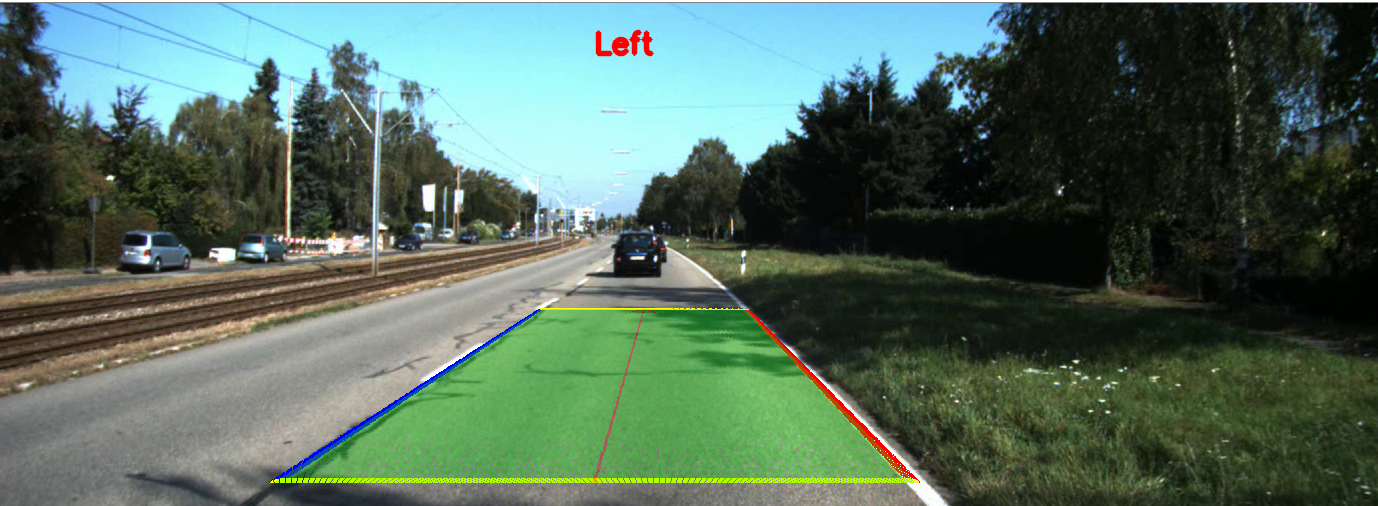
#> input picture dataset1.png, 1378 x 506 px, given in place of Night Drive - 2689.mp4, which was not available
$ python P1-video_correction.py
#> lines starting #> are read from the running program, lines starting #| are printed output that depends on the picture; pictures that were not available may be replaced by others from this repository, and a replacement may not be noted
import numpy as np
import sys
# This try-catch is a workaround for Python3 when used with ROS;
# it is not needed for most platforms
try:
    sys.path.remove('/opt/ros/kinetic/lib/python2.7/dist-packages')
except:
    pass

import cv2
import matplotlib.pyplot as plt

vid = cv2.VideoCapture('Night Drive - 2689.mp4')
frame_width = int(vid.get(3))
frame_height = int(vid.get(4))
out = cv2.VideoWriter('video_enhanced.avi', cv2.VideoWriter_fourcc('M','J','P','G'), 30, (frame_width, frame_height))
def main():
    adjusted = None
    while(vid.isOpened()):
        ret, frame = vid.read()
#> frame is the input picture: shape (506, 1378, 3); mean B, G, R 92.8, 106.9, 83.7
        if frame is not None:

            ref = np.copy(frame)
            # frame = cv2.resize(frame, (0, 0), None, .50, .50)
            lab = cv2.cvtColor(frame, cv2.COLOR_BGR2LAB)
#> lab: shape (506, 1378, 3); mean of channels 0, 1, 2 106, 118.2, 133.6

            # Splitting the LAB image to different channels
            l, a, b = cv2.split(lab)
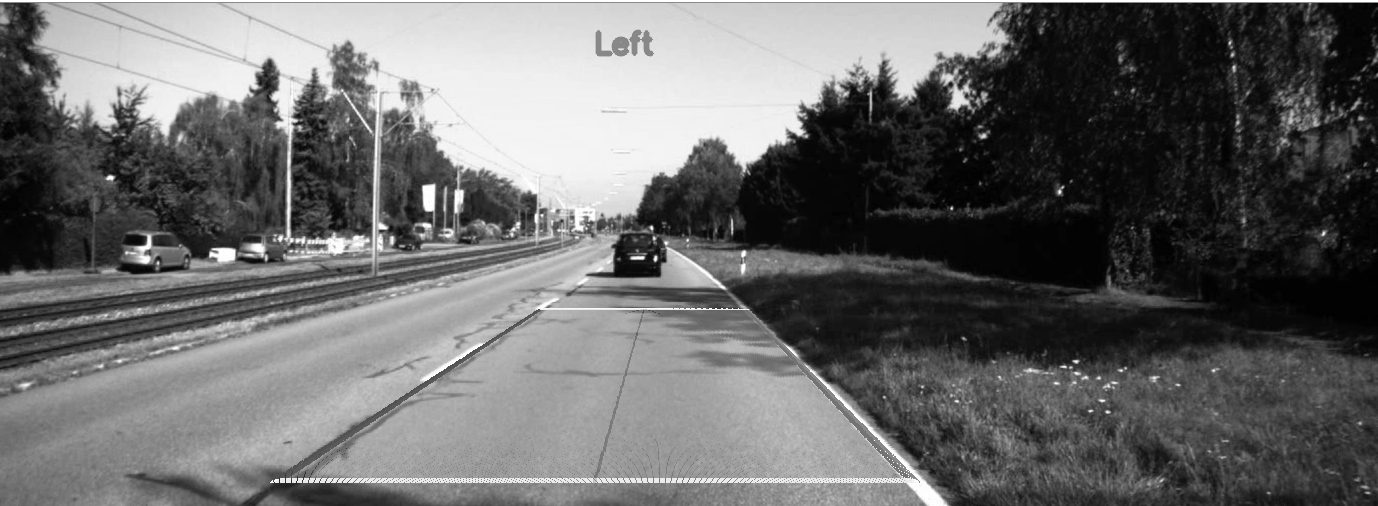
#> l: shape (506, 1378); min 0, max 255, mean 106
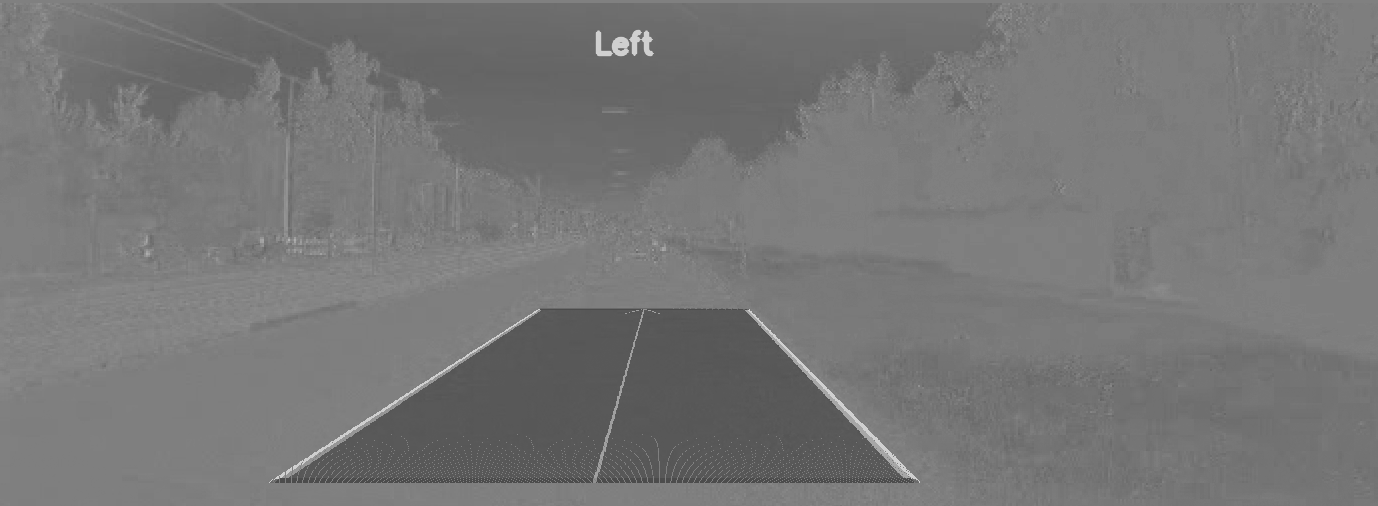
#> a: shape (506, 1378); min 76, max 208, mean 118.2
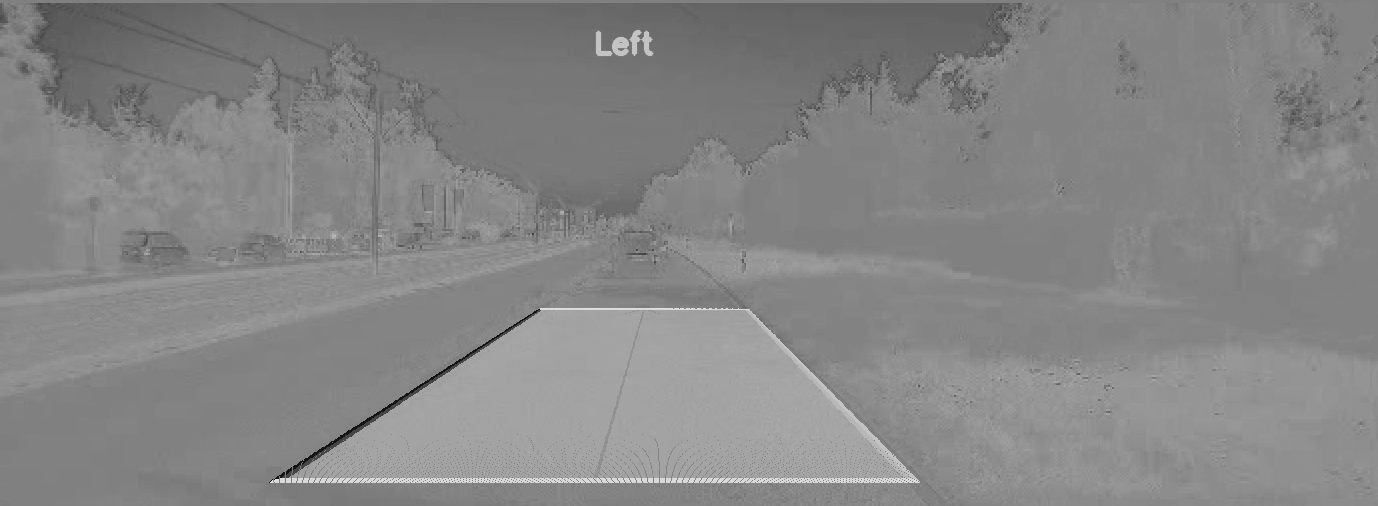
#> b: shape (506, 1378); min 20, max 223, mean 133.6

            # Applying CLAHE to L-channel---
            clahe = cv2.createCLAHE(clipLimit=3.0, tileGridSize=(8, 8))
            cl = clahe.apply(l)
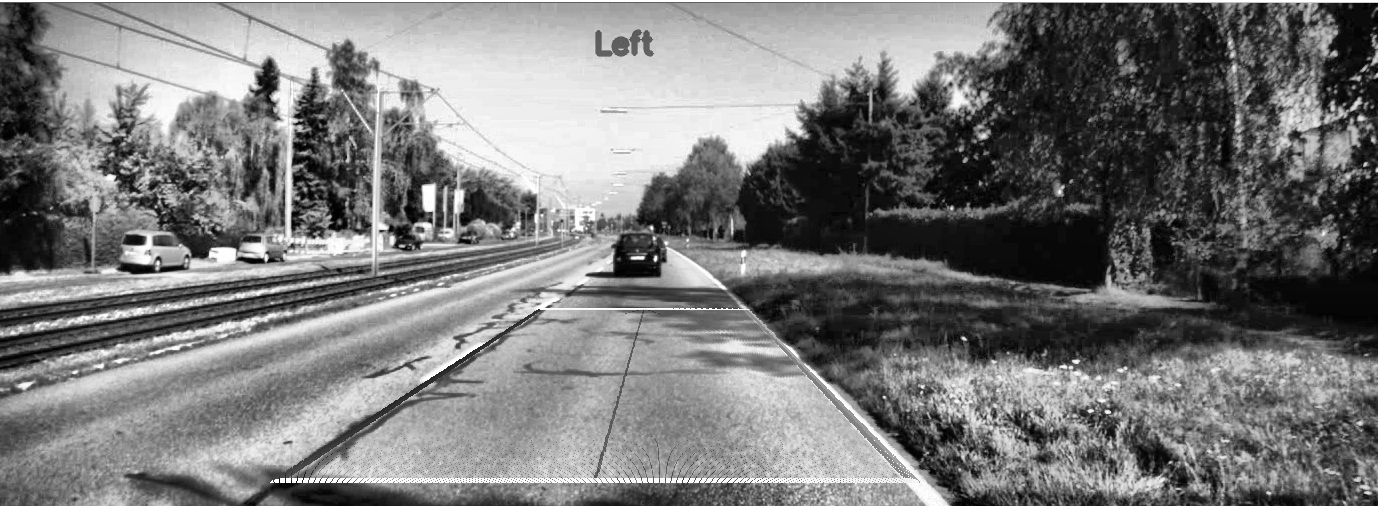
#> cl: shape (506, 1378); min 0, max 255, mean 121

            # Merge the CLAHE enhanced L-channel with the a and b channel
            limg = cv2.merge((cl, a, b))
#> limg: shape (506, 1378, 3); mean of channels 0, 1, 2 121, 118.2, 133.6
            # Converting image from LAB Color model to RGB model
            final = cv2.cvtColor(limg, cv2.COLOR_LAB2BGR)
            median = cv2.medianBlur(final, 5)

            sharpen_kernel = np.array([[-1,-1,-1], [-1,9,-1], [-1,-1,-1]])
            sharpen = cv2.filter2D(median, -1, sharpen_kernel)
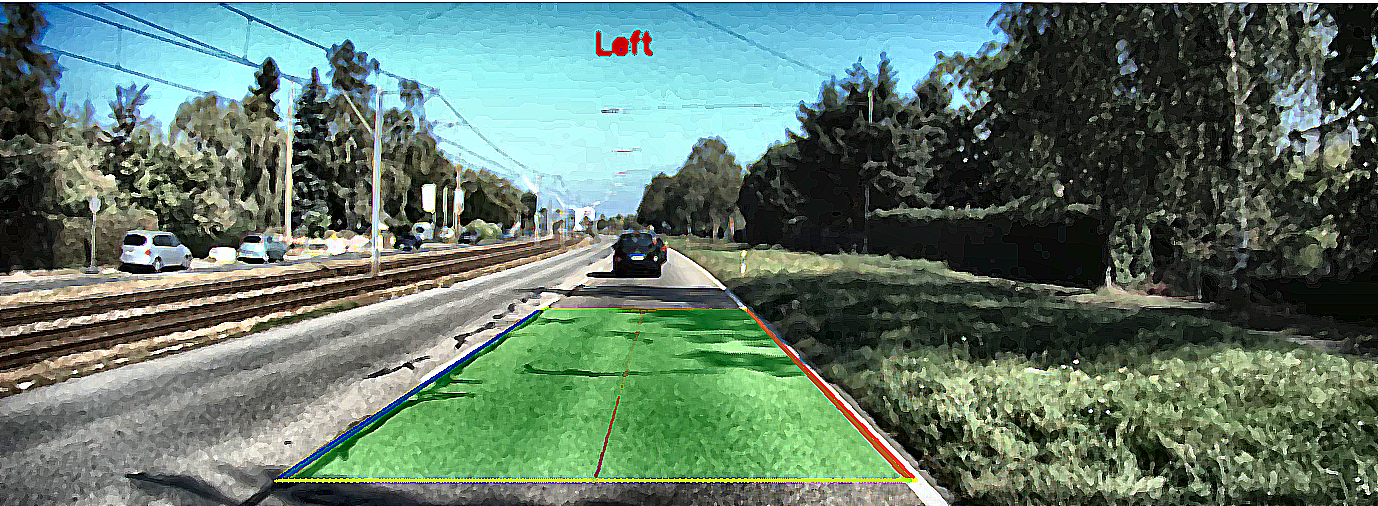
#> sharpen: shape (506, 1378, 3); mean B, G, R 106.1, 120.1, 96.9
            image_new = cv2.add(sharpen,np.array([50.0]))
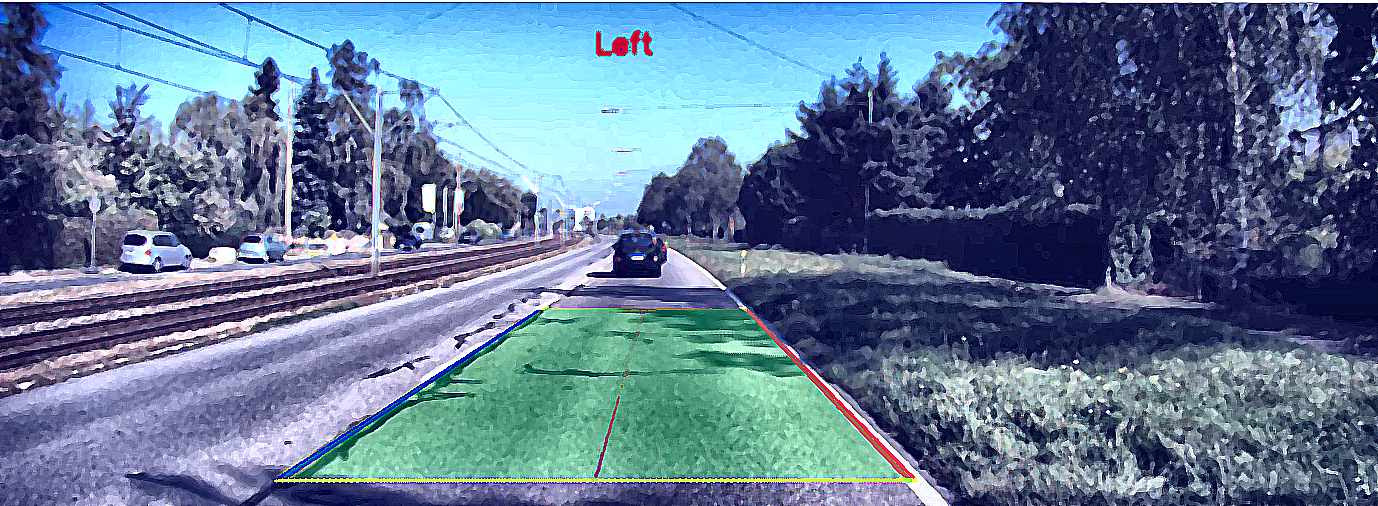
#> image_new: shape (506, 1378, 3); mean B, G, R 149.7, 120.1, 96.9
            # np_horizontal_concat = np.concatenate((frame, image_new), axis = 1)
            out.write(image_new)
            cv2.imshow("Final", image_new)
            # cv2.imshow("Comparison", np_horizontal_concat)

        else:
            break
        key = cv2.waitKey(1)
#> (key Esc is pressed here)
        if key == 27:
            break

    out.release()
    vid.release()
    cv2.destroyAllWindows()

main()

# -------Gamma correction pipeline


# def adjust_gamma(image, gamma=1.0):
#     # build a lookup table mapping the pixel values [0, 255] to
#     # their adjusted gamma values
#     invGamma = 1.0 / gamma
#     table = np.array([((i / 255.0) ** invGamma) * 255
#         for i in np.arange(0, 256)]).astype("uint8")
#     # apply gamma correction using the lookup table
#     return cv2.LUT(image, table)


# def main():
#     # print(frame_height, frame_width)
#     adjusted = None
#     while(vid.isOpened()):
#         ret, frame = vid.read()
#         if frame is not None:
#             ref = np.copy(frame)
#             # print("1")
#             # for gamma in np.arange(0.0, 3.5, 0.5):
#             #     # ignore when gamma is 1 (there will be no change to the image)
#             #     if gamma == 1:
#             #         continue
#                 # apply gamma correction and show the images
#             # gamma = gamma if gamma > 0 else 0.1
#             adjusted = adjust_gamma(frame, gamma=3.5)
#                 # cv2.putText(adjusted, "g={}".format(gamma), (10, 30),
#                 #     cv2.FONT_HERSHEY_SIMPLEX, 0.8, (0, 0, 255), 3)
#             median = cv2.medianBlur(adjusted,5)
#             # aw = cv2.addWeighted(median, 4, cv2.blur(median, (30, 30)), -4, 128)
#             # edges = cv2.Canny(aw, 100, 300)

#             # lines = cv2.HoughLinesP(edges, 2, np.pi/180.0, 50, minLineLength=10, maxLineGap=100)

#             # # Draw lines on the detected points
#             # for line in lines:
#             #     x1, y1, x2, y2 = line[0]
#             #     cv2.line(ref, (x1, y1), (x2, y2), (0,0,255), 1)


#             # ---Sharpening filter----
#             kernel = np.array([[-1,-1,-1], [-1,9,-1], [-1,-1,-1]])
#             im = cv2.filter2D(median, -1, kernel)
#             gblur = cv2.GaussianBlur(im, (7,7), 0)
#             cv2.imshow("sharpened", gblur)
#             #---Approach 2---

#             # cv2.imshow("Add_weighted", aw)


#             # cv2.imshow("Result Image", ref)
#             # cv2.imshow("Edges",edges)

#             # cv2.imshow("Images", im) #np.hstack([frame, adjusted]))
#             # cv2.waitKey(0)

#         key = cv2.waitKey(1)
#         if key == 27:
#             break

#     vid.release()
#     cv2.destroyAllWindows()

# main()

# https://stackoverflow.com/questions/19890054/how-to-sharpen-an-image-in-opencv
# https://opencv-python-tutroals.readthedocs.io/en/latest/py_tutorials/py_imgproc/py_filtering/py_filtering.html
# https://www.pyimagesearch.com/2015/10/05/opencv-gamma-correction/
# https://medium.com/@rndayala/image-histograms-in-opencv-40ee5969a3b7
# https://answers.opencv.org/question/193276/how-to-change-brightness-of-an-image-increase-or-decrease/
# https://opencv-python-tutroals.readthedocs.io/en/latest/py_tutorials/py_imgproc/py_histograms/py_histogram_equalization/py_histogram_equalization.html
# https://www.programcreek.com/python/example/89353/cv2.createCLAHE
# http://amroamroamro.github.io/mexopencv/opencv/clahe_demo_gui.html
# https://en.wikipedia.org/wiki/Kernel_(image_processing)
# https://answers.opencv.org/question/175912/how-to-display-multiple-images-in-one-window/

$ run again, on dataset2.png
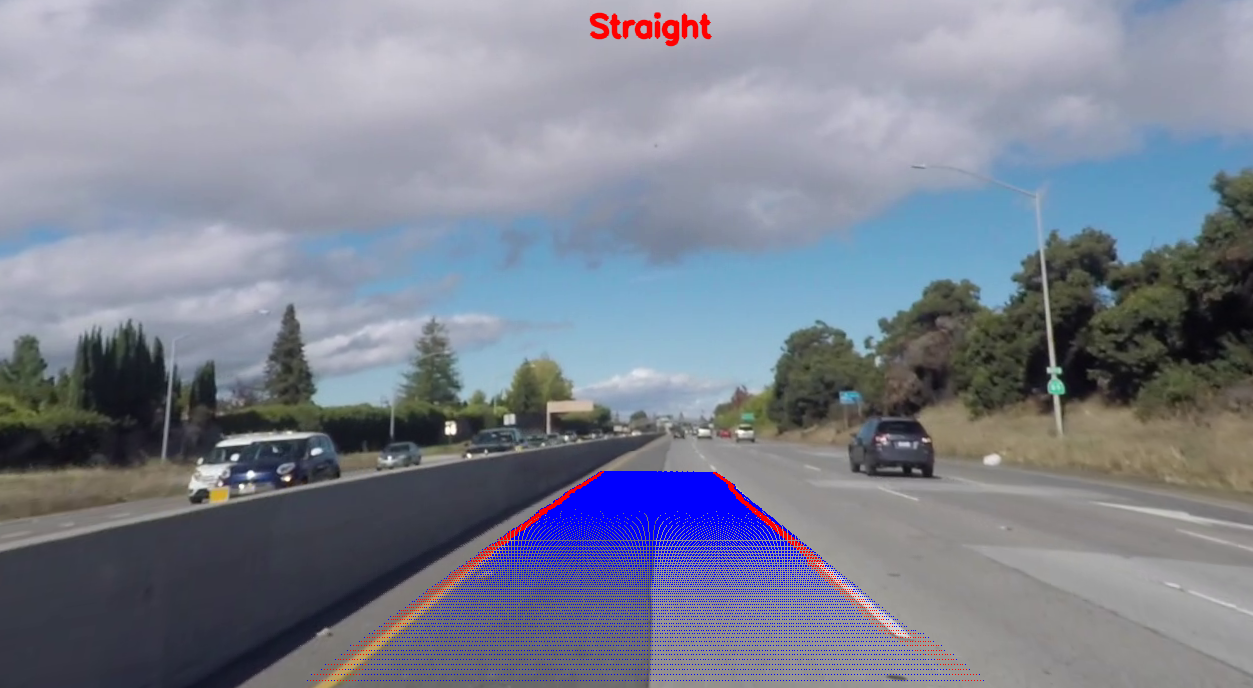
#> input picture dataset2.png, 1253 x 688 px, given in place of Night Drive - 2689.mp4, which was not available
#> in main, frame is the input picture: shape (688, 1253, 3); mean B, G, R 145.3, 129.9, 125
#> lab: shape (688, 1253, 3); mean of channels 0, 1, 2 139.1, 130.5, 120.3
#> limg: shape (688, 1253, 3); mean of channels 0, 1, 2 138.8, 130.5, 120.3
#> in main, `sharpen = cv2.filter2D(median, -1, sharpen_kernel)`:
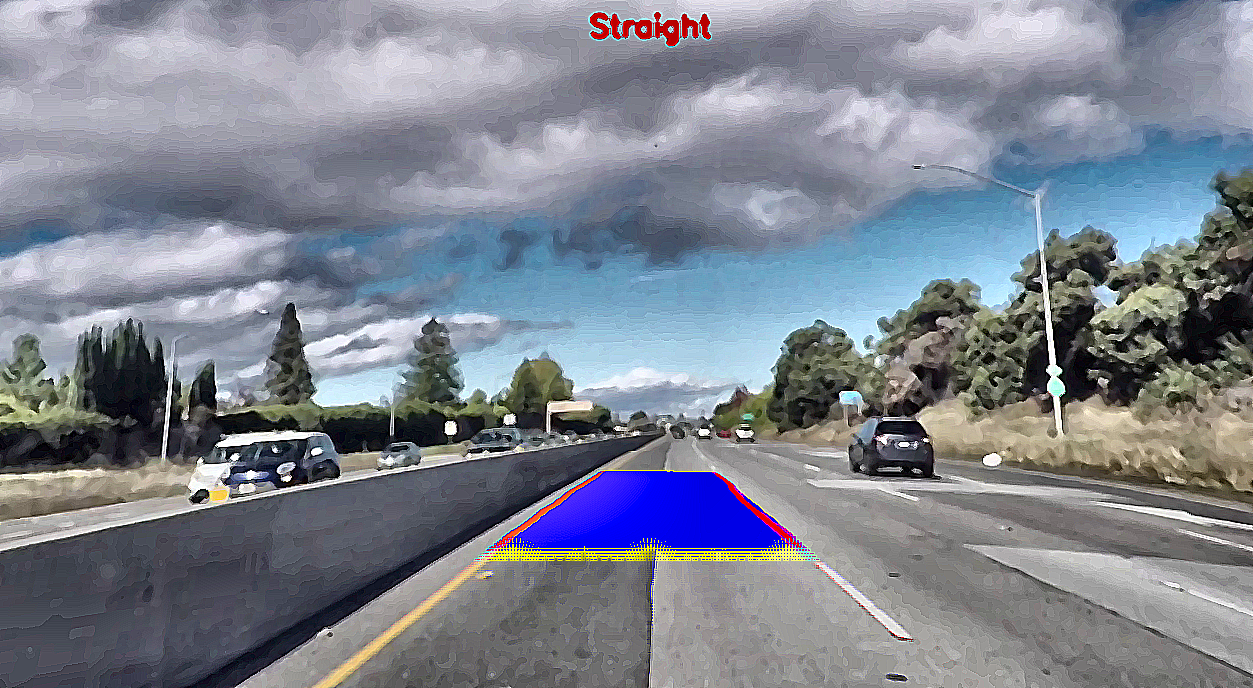
#> sharpen: shape (688, 1253, 3); mean B, G, R 143.7, 131.8, 126.4
#> in main, `image_new = cv2.add(sharpen,np.array([50.0]))`:
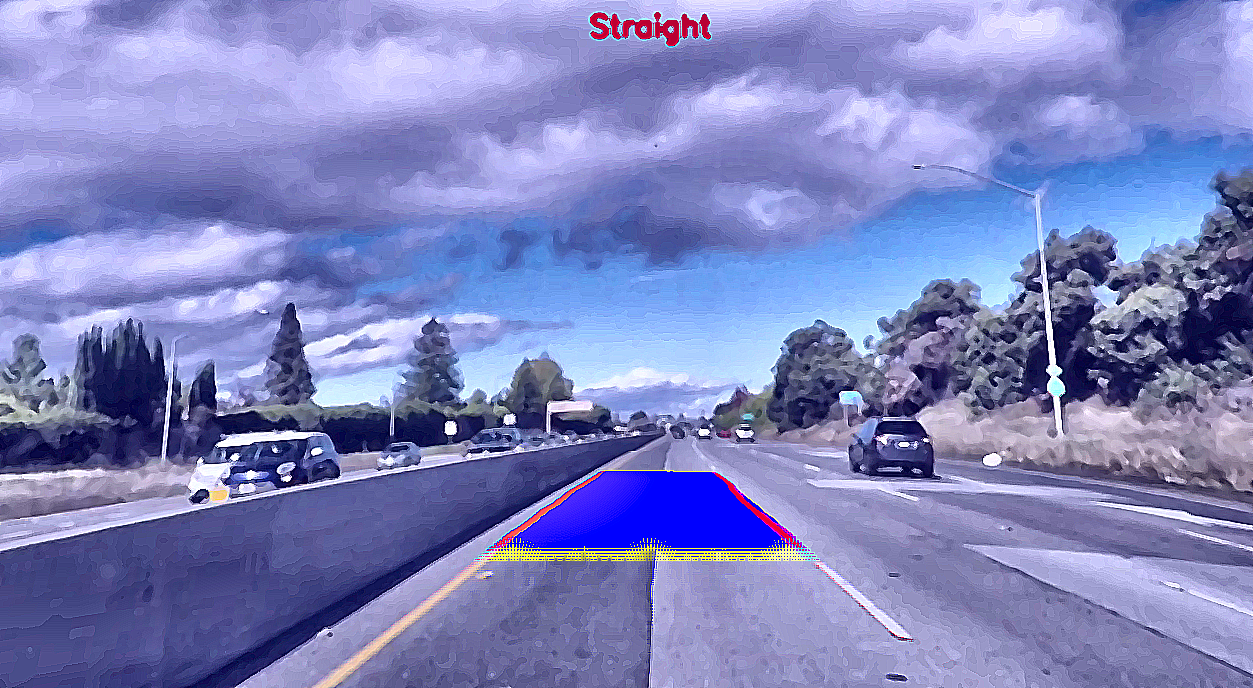
#> image_new: shape (688, 1253, 3); mean B, G, R 190.4, 131.8, 126.4
